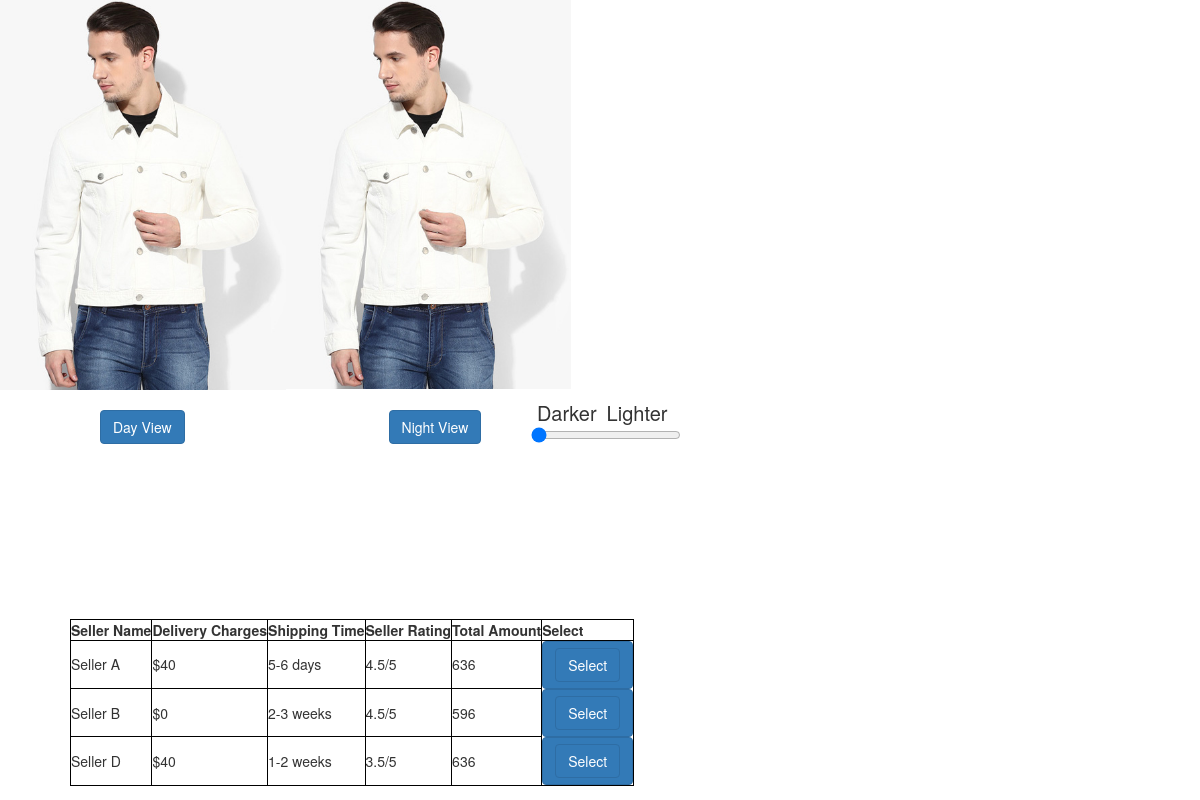
/Ecom_store/images/product-url-6.php, run on the app's committed database.
### tables this page shows
CREATE TABLE IF NOT EXISTS `seller` (
`seller_id` int(10) NOT NULL,
  `seller_title` text NOT NULL,
  `seller_price` int(10) NOT NULL,
  `seller_time` text NOT NULL,
  `seller_rating` text NOT NULL
);

CREATE TABLE IF NOT EXISTS `products` (
`product_id` int(10) NOT NULL,
  `p_cat_id` int(10) NOT NULL,
  `cat_id` int(10) NOT NULL,
  `manufacturer_id` int(10) NOT NULL,
  `date` timestamp NOT NULL DEFAULT CURRENT_TIMESTAMP ON UPDATE CURRENT_TIMESTAMP,
  `product_title` text NOT NULL,
  `product_url` text NOT NULL,
  `product_img1` text NOT NULL,
  `product_price` int(10) NOT NULL,
  `status` varchar(255) NOT NULL
);

### Ecom_store/images/product-url-6.php (the view, shortened to what this page needs)
<!DOCTYPE html>
<head>
<link href="style.css" rel="stylesheet">
<link href="../styles/bootstrap.min.css" rel="stylesheet">
</head>
<?php
$db = mysqli_connect("localhost", "root", "my_password", "Ecom_Store");
    echo "
<div class='product' >
<img src='Jack---Jones-White-Solid-Denim-Jacket-3115-5549091-1-pdp_slider_l.jpg' style='float:left;height:390px;'>
<div class='container'>
<img src='Jack---Jones-White-Solid-Denim-Jacket-3115-5549091-1-pdp_slider_l.jpg' class='image'>
  <div class='night' id='night'>
  </div>
</div>
<p class='btn btn-primary btn1'>Day View</p>
<p class='btn btn-primary btn1 btn2'>Night View
<fieldset class='field' style='width: 150px; height: 150px;display:inline-block;margin-left:50px;font-size:20px;'>
  <label for='b'></label>
  Darker&ensp;Lighter<input type='range' min='0' max='255' id='b' step='1' value='0'>
  <output for='b' style='font-size:20px;'></output>
</fieldset>  </p>
<br><br>
</div>
";
$get_prod = "select * from products where product_id=6";
$run_prod = mysqli_query($db, $get_prod);
   while($row_prod = mysqli_fetch_array($run_prod)){
       $pro_id= 6;
       $pro_price=$row_prod['product_price'];
}
$get_seller = "select * from seller WHERE seller_id=7";
$run_seller = mysqli_query($db, $get_seller);
echo "<table><tr><th>Seller Name</th><th>Delivery Charges</th><th>Shipping Time</th><th>Seller Rating</th><th>Total Amount</th><th>Select</th></tr>";
   while($row_seller = mysqli_fetch_array($run_seller)){
    $s_price=$row_seller['seller_price'];
    $amt=$s_price+$pro_price;
    echo "<tr><td>".$row_seller['seller_title']."</td><td>$".$row_seller['seller_price']."</td><td>".$row_seller['seller_time']."</td><td>".$row_seller['seller_rating']."</td><td>".$amt."</td><td class='btn btn-primary sel'><a href='../cart.php?itemId=$pro_id&quantity=1&price=$amt&size=Medium' class='btn btn-primary' style='text-decoration: none;'>Select</a></td></tr>";
}
echo "</table>";
?>

### Ecom_store/images/style.css (style rules this page uses)
table { margin-left: 70px; margin-top: 20px; }
table, th, td { border: 1px solid black; border-collapse: collapse; }
th, td { padding: 15px; }
.container { position: relative; width: 10%; }
.image { display: inline; width: 25%; height: auto; }
.night { position: absolute; top: 0; bottom: 0; left: 17%; right: 0; height: 100%; width: 25%; opacity: 0.6; transition: 0.5s ease; }
.btn1 { margin-left: 100px; margin-top: 20px; }
.btn2 { margin-left: 200px; }

### data on the page
seller: seller_title "Seller A", seller_price "40", seller_time "5-6 days", seller_rating "4.5/5", seller_price.product_price "636"
seller: seller_title "Seller B", seller_price "0", seller_time "2-3 weeks", seller_rating "4.5/5", seller_price.product_price "596"
seller: seller_title "Seller D", seller_price "40", seller_time "1-2 weeks", seller_rating "3.5/5", seller_price.product_price "636"
